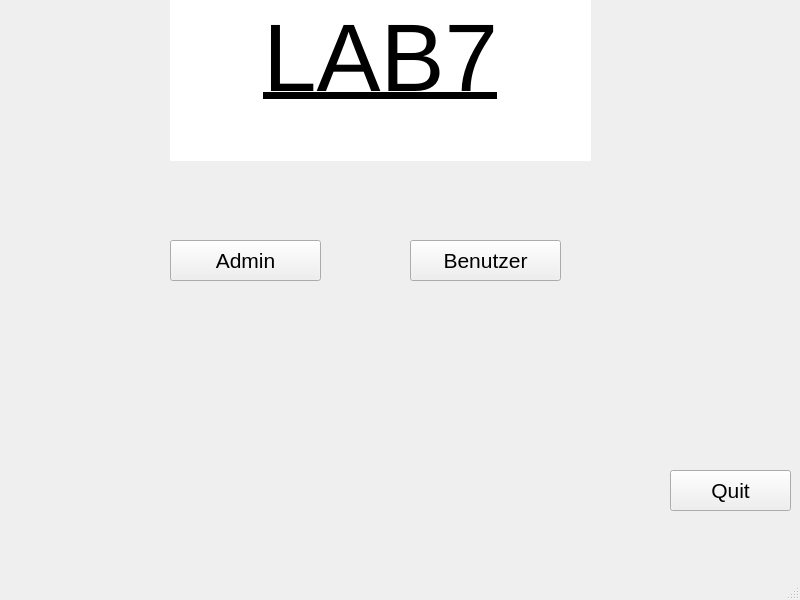
<?xml version="1.0" encoding="UTF-8"?>
<ui version="4.0">
 <class>MainWindow</class>
 <widget class="QMainWindow" name="MainWindow">
  <property name="geometry">
   <rect>
    <x>0</x>
    <y>0</y>
    <width>800</width>
    <height>600</height>
   </rect>
  </property>
  <property name="windowTitle">
   <string>MainWindow</string>
  </property>
  <property name="autoFillBackground">
   <bool>false</bool>
  </property>
  <property name="dockNestingEnabled">
   <bool>false</bool>
  </property>
  <widget class="QWidget" name="centralwidget">
   <widget class="QPushButton" name="Admin">
    <property name="geometry">
     <rect>
      <x>170</x>
      <y>240</y>
      <width>151</width>
      <height>41</height>
     </rect>
    </property>
    <property name="font">
     <font>
      <pointsize>16</pointsize>
     </font>
    </property>
    <property name="text">
     <string>Admin</string>
    </property>
    <property name="autoDefault">
     <bool>false</bool>
    </property>
   </widget>
   <widget class="QTextBrowser" name="textBrowser">
    <property name="geometry">
     <rect>
      <x>170</x>
      <y>0</y>
      <width>421</width>
      <height>161</height>
     </rect>
    </property>
    <property name="font">
     <font>
      <pointsize>72</pointsize>
     </font>
    </property>
    <property name="autoFillBackground">
     <bool>true</bool>
    </property>
    <property name="frameShape">
     <enum>QFrame::NoFrame</enum>
    </property>
    <property name="html">
     <string>&lt;!DOCTYPE HTML PUBLIC &quot;-//W3C//DTD HTML 4.0//EN&quot; &quot;http://www.w3.org/TR/REC-html40/strict.dtd&quot;&gt;
&lt;html&gt;&lt;head&gt;&lt;meta name=&quot;qrichtext&quot; content=&quot;1&quot; /&gt;&lt;style type=&quot;text/css&quot;&gt;
p, li { white-space: pre-wrap; }
&lt;/style&gt;&lt;/head&gt;&lt;body style=&quot; font-family:'MS Shell Dlg 2'; font-size:72pt; font-weight:400; font-style:normal;&quot;&gt;
&lt;p align=&quot;center&quot; style=&quot; margin-top:0px; margin-bottom:0px; margin-left:0px; margin-right:0px; -qt-block-indent:0; text-indent:0px;&quot;&gt;&lt;span style=&quot; text-decoration: underline;&quot;&gt;LAB7&lt;/span&gt;&lt;/p&gt;&lt;/body&gt;&lt;/html&gt;</string>
    </property>
   </widget>
   <widget class="QPushButton" name="Benutzer">
    <property name="geometry">
     <rect>
      <x>410</x>
      <y>240</y>
      <width>151</width>
      <height>41</height>
     </rect>
    </property>
    <property name="font">
     <font>
      <pointsize>16</pointsize>
     </font>
    </property>
    <property name="text">
     <string>Benutzer</string>
    </property>
   </widget>
   <widget class="QPushButton" name="quitButton">
    <property name="geometry">
     <rect>
      <x>670</x>
      <y>470</y>
      <width>121</width>
      <height>41</height>
     </rect>
    </property>
    <property name="font">
     <font>
      <pointsize>16</pointsize>
     </font>
    </property>
    <property name="text">
     <string>Quit</string>
    </property>
   </widget>
  </widget>
  <widget class="QMenuBar" name="menubar">
   <property name="geometry">
    <rect>
     <x>0</x>
     <y>0</y>
     <width>800</width>
     <height>26</height>
    </rect>
   </property>
  </widget>
  <widget class="QStatusBar" name="statusbar"/>
 </widget>
 <resources/>
 <connections/>
</ui>
